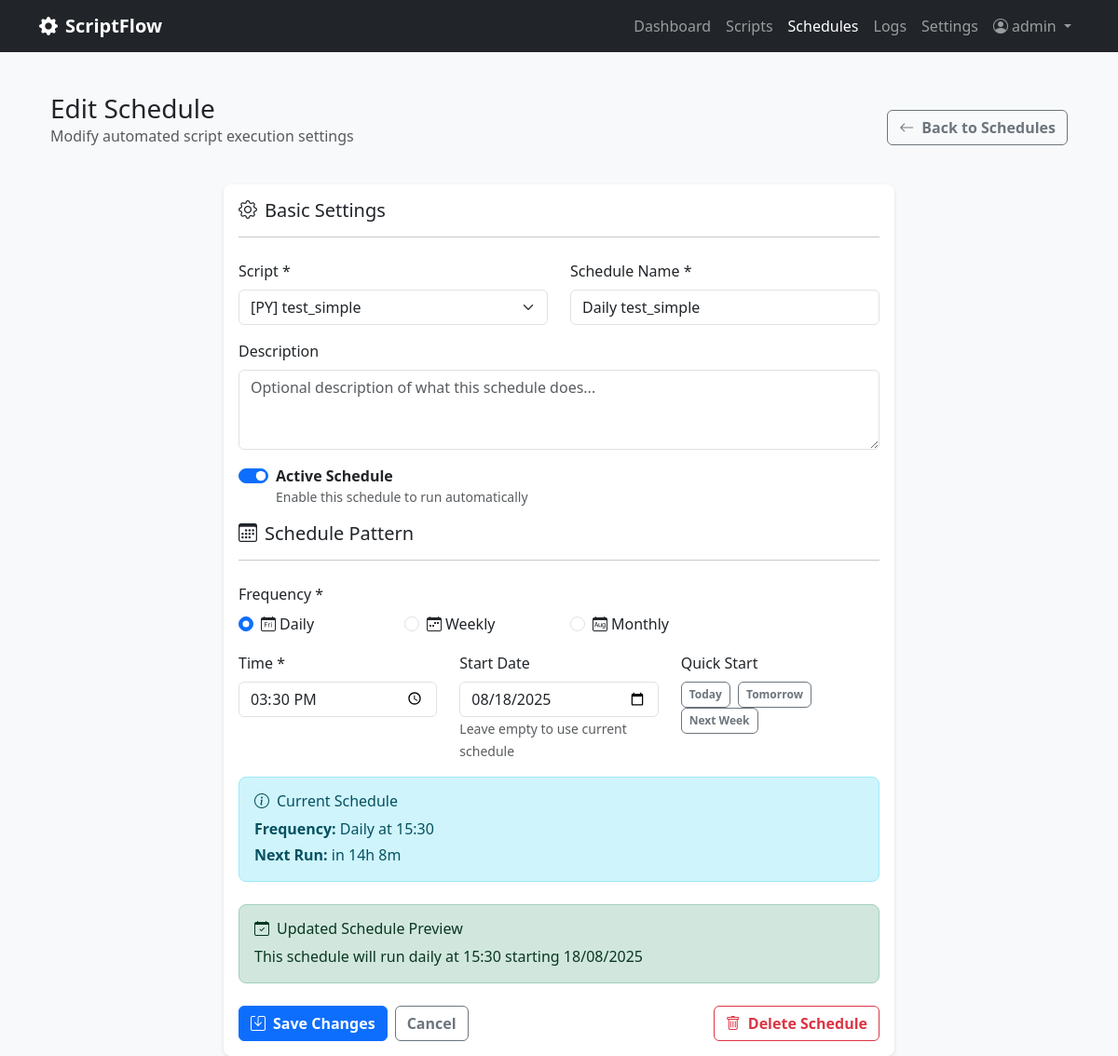
/schedules/2/edit (signed in), run on an earlier commit of the app's database.
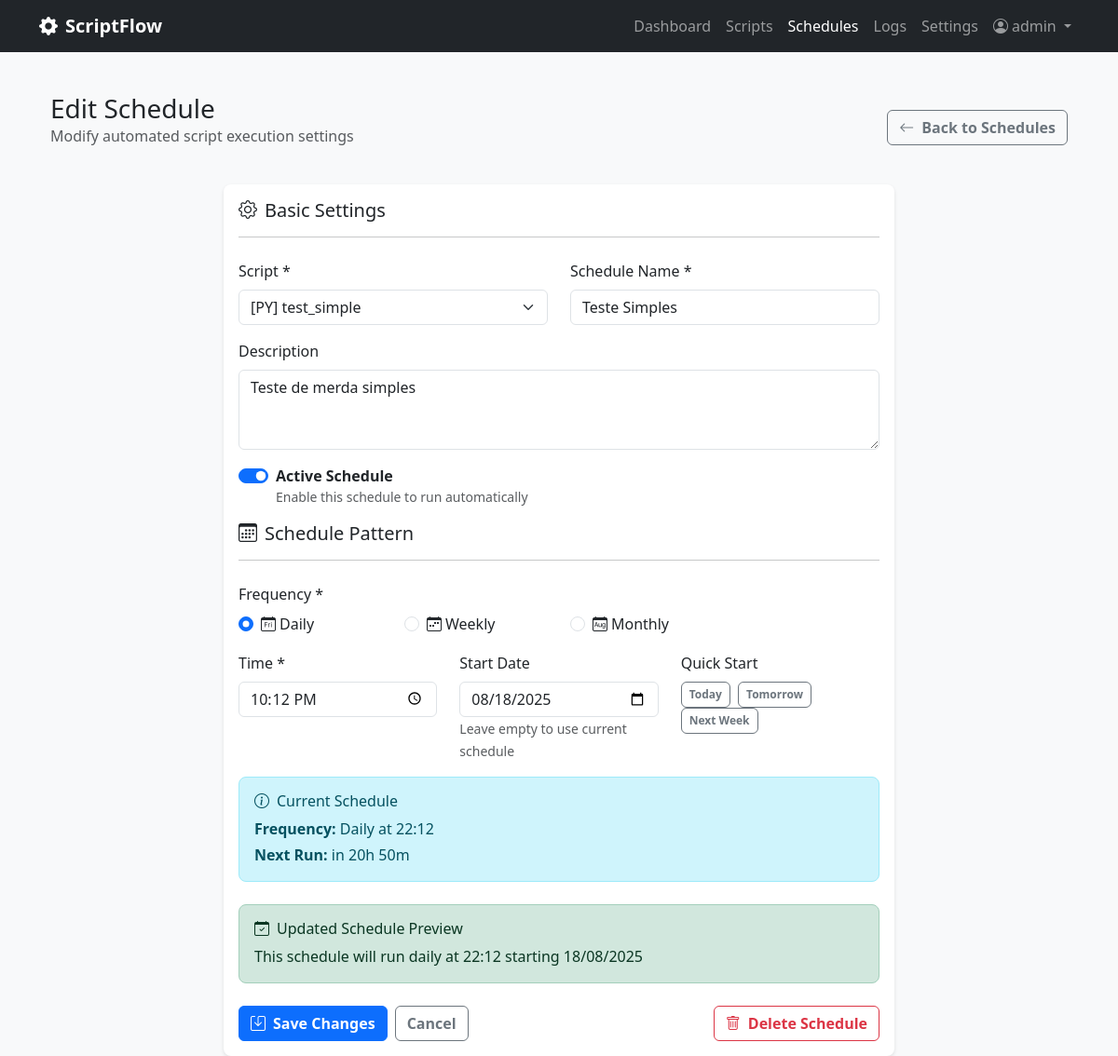
And on a later commit of the database.
### scriptflow.py (models this page shows, shortened)
class Schedule(db.Model):
    __tablename__ = 'schedules'
    id = db.Column(db.Integer, primary_key=True)
    name = db.Column(db.String(100), nullable=False)
    description = db.Column(db.Text)
    frequency = db.Column(db.String(20), nullable=False)  # daily, weekly, monthly, custom
    time_config = db.Column(db.Text)  # JSON string with time configuration
    is_active = db.Column(db.Boolean, default=True)
    created_at = db.Column(db.DateTime, default=datetime.now)
    updated_at = db.Column(db.DateTime, default=datetime.now, onupdate=datetime.now)
    next_run_time = db.Column(db.DateTime)
    last_execution_id = db.Column(db.Integer, db.ForeignKey('executions.id'))
    script_id = db.Column(db.Integer, db.ForeignKey('scripts.id'), nullable=False)
    user_id = db.Column(db.Integer, db.ForeignKey('users.id'), nullable=False)
    script = db.relationship('Script', backref='schedules')
    user = db.relationship('User', backref='schedules')
    last_execution = db.relationship('Execution', foreign_keys=[last_execution_id])
    @property
    def time_config_json(self):
        if self.time_config:
            try:
                return json.loads(self.time_config)
            except:
                return {}
        return {}
    @property
    def next_run_display(self):
        if not self.next_run_time:
            return "Not scheduled"
        now = datetime.now()  # Use local time instead of UTC
        delta = self.next_run_time - now
        if delta.total_seconds() < 0:
            return "Overdue"
        elif delta.total_seconds() < 3600:  # Less than 1 hour
            minutes = int(delta.total_seconds() / 60)
            return f"in {minutes}m"
        elif delta.total_seconds() < 86400:  # Less than 1 day
            hours = int(delta.total_seconds() / 3600)
            minutes = int((delta.total_seconds() % 3600) / 60)
            return f"in {hours}h {minutes}m"
        else:
            days = int(delta.total_seconds() / 86400)
            return f"in {days} days"
    @property
    def frequency_display(self):
        if self.frequency == 'daily':
            config = self.time_config_json
            if config.get('time'):
                return f"Daily at {config['time']}"
            return "Daily"
        elif self.frequency == 'monthly':
            config = self.time_config_json
            day = config.get('day', 1)
            time = config.get('time', '09:00')
            return f"Monthly (day {day}) at {time}"
        elif self.frequency == 'custom':
            return "Custom schedule"
        return self.frequency.capitalize()

### scriptflow.py (the view, shortened to what this page needs)
@app.route('/schedules/<int:schedule_id>/edit', methods=['GET', 'POST'])
@login_required
def edit_schedule(schedule_id):
    schedule = Schedule.query.filter_by(id=schedule_id, user_id=current_user.id).first_or_404()
    user_scripts = Script.query.filter_by(user_id=current_user.id, is_active=True)\
        .order_by(Script.name).all()
    return render_template('edit_schedule.html', schedule=schedule, scripts=user_scripts)

### scriptflow.py (called while the page is built)
@login_manager.user_loader
def load_user(user_id):
    return User.query.get(int(user_id))

### templates/edit_schedule.html (shortened to what the changed rows need)
{% extends "base.html" %}
{% block content %}
<div class="container-fluid">
    <div class="row">
        <div class="col-12">
            <div class="d-flex justify-content-between align-items-center mb-4">
                <div>
                    <h1 class="h3 mb-0">Edit Schedule</h1>
                </div>
            </div>
            <div class="row justify-content-center">
                <div class="col-lg-8">
                    <div class="card">
                        <div class="card-body">
                            <form method="POST">
                                <div class="row">
                                    <div class="col-md-6">
                                        <div class="mb-3">
                                            <label for="script_id" class="form-label">Script *</label>
                                            <select class="form-select" id="script_id" name="script_id" required>
                                                {% for script in scripts %}
                                                <option value="{{ script.id }}"
                                                        {% if script.id == schedule.script_id %}selected{% endif %}>
                                                    [{{ script.script_type.upper() }}] {{ script.name }}
                                                </option>
                                                {% endfor %}
                                            </select>
                                        </div>
                                    </div>
                                    <div class="col-md-6">
                                        <div class="mb-3">
                                            <label for="name" class="form-label">Schedule Name *</label>
                                            <input type="text" class="form-control" id="name" name="name"
                                                   value="{{ schedule.name }}" required>
                                        </div>
                                    </div>
                                </div>
                                <div class="mb-3">
                                    <label for="description" class="form-label">Description</label>
                                    <textarea class="form-control" id="description" name="description" rows="3"
                                              placeholder="Optional description of what this schedule does...">{{ schedule.description or '' }}</textarea>
                                </div>
                                <div class="mb-3">
                                    <div class="form-check form-switch">
                                        <input class="form-check-input" type="checkbox" id="is_active" name="is_active"
                                               {% if schedule.is_active %}checked{% endif %}>
                                        <label class="form-check-label" for="is_active">
                                            <strong>Active Schedule</strong>
                                            <small class="d-block text-muted">Enable this schedule to run automatically</small>
                                        </label>
                                    </div>
                                </div>
                                <div class="mb-3">
                                    <div class="row">
                                        <div class="col-md-3">
                                            <div class="form-check">
                                                <input class="form-check-input" type="radio" name="frequency"
                                                       id="frequency_daily" value="daily"
                                                       {% if schedule.frequency == 'daily' %}checked{% endif %}>
                                                <label class="form-check-label" for="frequency_daily">
                                                    <i class="bi bi-calendar-day me-1"></i>Daily
                                                </label>
                                            </div>
                                        </div>
                                        <div class="col-md-3">
                                            <div class="form-check">
                                                <input class="form-check-input" type="radio" name="frequency"
                                                       id="frequency_weekly" value="weekly"
                                                       {% if schedule.frequency == 'weekly' %}checked{% endif %}>
                                                <label class="form-check-label" for="frequency_weekly">
                                                    <i class="bi bi-calendar-week me-1"></i>Weekly
                                                </label>
                                            </div>
                                        </div>
                                        <div class="col-md-3">
                                            <div class="form-check">
                                                <input class="form-check-input" type="radio" name="frequency"
                                                       id="frequency_monthly" value="monthly"
                                                       {% if schedule.frequency == 'monthly' %}checked{% endif %}>
                                                <label class="form-check-label" for="frequency_monthly">
                                                    <i class="bi bi-calendar-month me-1"></i>Monthly
                                                </label>
                                            </div>
                                        </div>
                                    </div>
                                </div>
                                <div class="row">
                                    <div class="col-md-4">
                                        <div class="mb-3">
                                            <label for="time" class="form-label">Time *</label>
                                            <input type="time" class="form-control" id="time" name="time"
                                                   value="{{ schedule.time_config_json.get('time', '09:00') }}" required>
                                        </div>
                                    </div>
                                    <div class="col-md-4">
                                        <div class="mb-3">
                                            <label for="start_date" class="form-label">Start Date</label>
                                            <input type="date" class="form-control" id="start_date" name="start_date"
                                                   value="{{ schedule.time_config_json.get('start_date', '') }}">
                                            <small class="text-muted">Leave empty to use current schedule</small>
                                        </div>
                                    </div>
                                </div>
                                        {% set current_days = schedule.time_config_json.get('days', ['monday']) %}
                                <div class="mb-4">
                                    <div class="alert alert-info">
                                        <h6 class="alert-heading">
                                            <i class="bi bi-info-circle me-2"></i>Current Schedule
                                        </h6>
                                        <p class="mb-1"><strong>Frequency:</strong> {{ schedule.frequency_display }}</p>
                                        {% if schedule.next_run_time %}
                                        <p class="mb-0"><strong>Next Run:</strong> {{ schedule.next_run_display }}</p>
                                        {% endif %}
                                    </div>
                                </div>
                                <div class="mb-4">
                                    <div class="alert alert-success">
                                        <h6 class="alert-heading">
                                            <i class="bi bi-calendar-check me-2"></i>Updated Schedule Preview
                                        </h6>
                                        <p class="mb-0" id="schedule_preview">
                                        </p>
                                    </div>
                                </div>
                            </form>
                        </div>
                    </div>
                </div>
            </div>
        </div>
    </div>
</div>
{% endblock %}

What changed in the data, as far as the page shows it:
changed Schedule "[PY] test_simple": name "Daily test_simple" → "Teste Simples"; description (not shown) → "Teste de merda simples"; time "15:30" → "22:12"; frequency_display "Daily at 15:30" → "Daily at 22:12"; next_run_display "in 14h 8m" → "in 20h 50m"
Also different on the page:
text written by a page script: "This schedule will run daily at 15:30 starting 18/08/2025" → "This schedule will run daily at 22:12 starting 18/08/2025"
